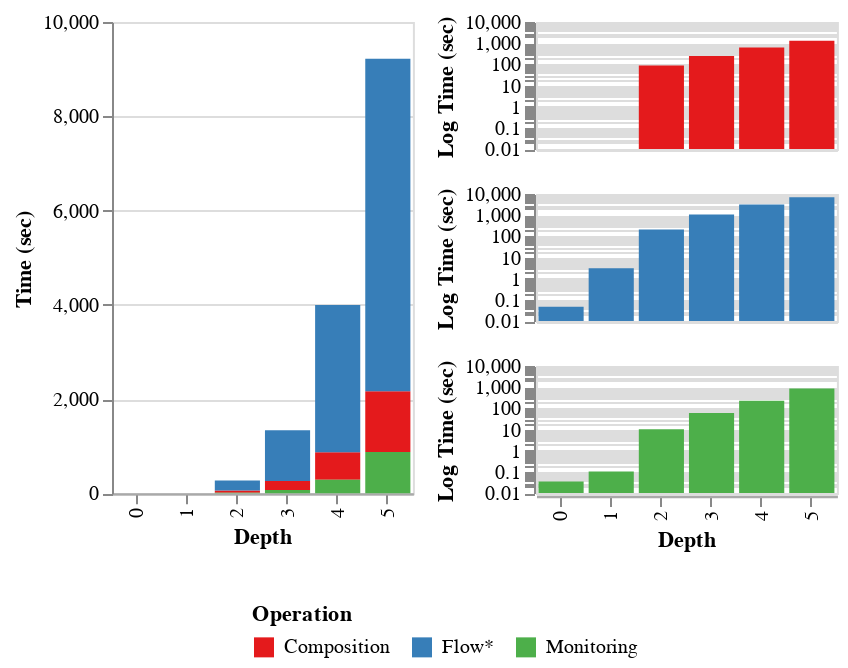

Notebook source saved alongside this figure:
### Code cell
c1 = base_chart.transform_filter(
    (alt.datum.params == 'p3')
    & (alt.datum.prop == 'prop1'),
).encode(
    alt.X('depth:O', title='Depth'),
    alt.Y('mean(value):Q',
          title="Time (sec)"),
    alt.Color('measure_name:N',
              scale=alt.Scale(scheme='set1'),
              title='Operation'),
#    alt.Column('params:O'),
    alt.Order('bar_order:O', sort='descending'),
).mark_bar().properties(height=1.5*(textwidthpx/3) + 10, width=textwidthpx/3)
c2 = base_chart.transform_filter(
    alt.datum.params=='p3',
).encode(
    alt.X('depth:O', title='Depth'),
    alt.Y('mean(value):Q',
          title="Log Time (sec)",
          scale=alt.Scale(type='log', clamp=True,
                          domain=[0.01, 1e4])),
    alt.Row('measure_name:N',
            header=alt.Header(title=None, labels=False),
            title='Operation'),
    alt.Color('measure_name:N',
              scale=alt.Scale(scheme='set1'),
              title='Operation'),
#    alt.Column('params:O'),
    alt.Order('bar_order:O', sort='descending'),
).mark_bar().properties(height=1.5*(textwidthpx/3)/3 - 3.5*10/3, width=textwidthpx/3)
# c3 = base_chart.transform_filter(
#     alt.datum.params=='p3',
# ).encode(
#     alt.X('depth:O', title=''),
#     alt.Y('time:Q',
#           title="% Time",
#           stack='normalize'),
#     alt.Color('operation:N',
#               scale=alt.Scale(scheme='set1'
#                # range=['#96ceb4', '#ffcc5c','#ff6f69'],
#               )),
# #    alt.Column('params:O'),
#     alt.Order('bar_order:O', sort='descending'),
# ).mark_bar().properties(height=245, width=220)
(c1 | c2).configure_view(
    strokeOpacity=1,
).configure(
    font='Sans',
).configure_concat(
    spacing=10,
).configure_scale(
    minOpacity=0.4,
    maxOpacity=1,
).configure_axisX(
    domain=True,
    domainWidth=1.2,
    domainColor='darkgrey',
).resolve_scale(
    y='independent',
).configure_legend(
    orient='none',
    offset=150,
    columns=3,
    legendX=70,
    legendY=1.5*(textwidthpx/3) + 65,
)

### Figure 1 — Vega-Lite specification as saved in the notebook (floating-point values rounded to 4 significant figures; data arrays with more than 128 entries replaced by an {"elided": "..."} marker saying what was removed)
{"config": {"view": {"continuousWidth": 400, "continuousHeight": 300}, "axisX": {"domain": true, "domainColor": "darkgrey", "domainWidth": 1.2}, "concat": {"spacing": 10}, "font": "Sans", "legend": {"columns": 3, "legendX": 70, "legendY": 290.7, "offset": 150, "orient": "none"}, "scale": {"maxOpacity": 1, "minOpacity": 0.4}}, "hconcat": [{"mark": "bar", "encoding": {"color": {"type": "nominal", "field": "measure_name", "scale": {"scheme": "set1"}, "title": "Operation"}, "order": {"type": "ordinal", "field": "bar_order", "sort": "descending"}, "x": {"type": "ordinal", "field": "depth", "title": "Depth"}, "y": {"type": "quantitative", "aggregate": "mean", "field": "value", "title": "Time (sec)"}}, "height": 235.7, "transform": [{"fold": ["flowstar", "composition", "monitoring"], "as": ["operation", "time"]}, {"filter": "((datum.variant === '') && (((datum.measure === 'composition') || (datum.measure === 'flowstar')) || (datum.measure === 'monitoring')))"}, {"calculate": "indexof([\"flowstar\", \"composition\", \"monitoring\"], datum.measure)", "as": "bar_order"}, {"filter": "((datum.params === 'p3') && (datum.prop === 'prop1'))"}], "width": 150.5}, {"mark": "bar", "encoding": {"color": {"type": "nominal", "field": "measure_name", "scale": {"scheme": "set1"}, "title": "Operation"}, "order": {"type": "ordinal", "field": "bar_order", "sort": "descending"}, "row": {"type": "nominal", "field": "measure_name", "header": {"labels": false, "title": null}, "title": "Operation"}, "x": {"type": "ordinal", "field": "depth", "title": "Depth"}, "y": {"type": "quantitative", "aggregate": "mean", "field": "value", "scale": {"clamp": true, "domain": [0.01, 10000.0], "type": "log"}, "title": "Log Time (sec)"}}, "height": 63.56, "transform": [{"fold": ["flowstar", "composition", "monitoring"], "as": ["operation", "time"]}, {"filter": "((datum.variant === '') && (((datum.measure === 'composition') || (datum.measure === 'flowstar')) || (datum.measure === 'monitoring')))"}, {"calculate": "indexof([\"flowstar\", \"composition\", \"monitoring\"], datum.measure)", "as": "bar_order"}, {"filter": "(datum.params === 'p3')"}], "width": 150.5}], "data": {"name": "data-ec6aa5f1f1c624308f6ee288bebb41af"}, "resolve": {"scale": {"y": "independent"}}, "$schema": "https://vega.github.io/schema/vega-lite/v4.8.1.json", "datasets": {"data-ec6aa5f1f1c624308f6ee288bebb41af": {"elided": "265 records"}}}
